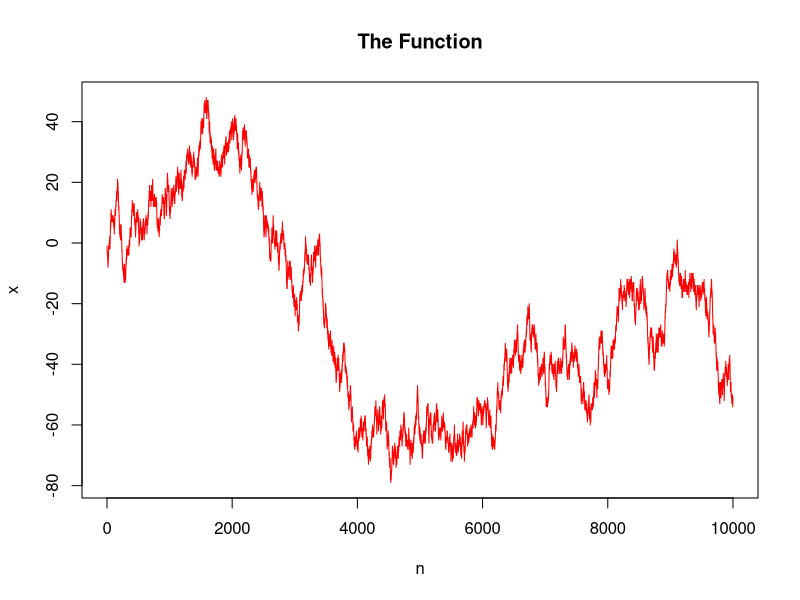

Reproduce this figure in R.
y <- sample(c(-1, 1), size = 10000, replace=TRUE)
x <- cumsum(y)
n <- seq(1, 10000)
plot(n, x, main="The Function",type="l", col="red")

#we can observe that, as we have VAR(x) equals n from 11(a), we may observe that all values are in general between -sqrt(n) ans +sqrt(n) (std dev)